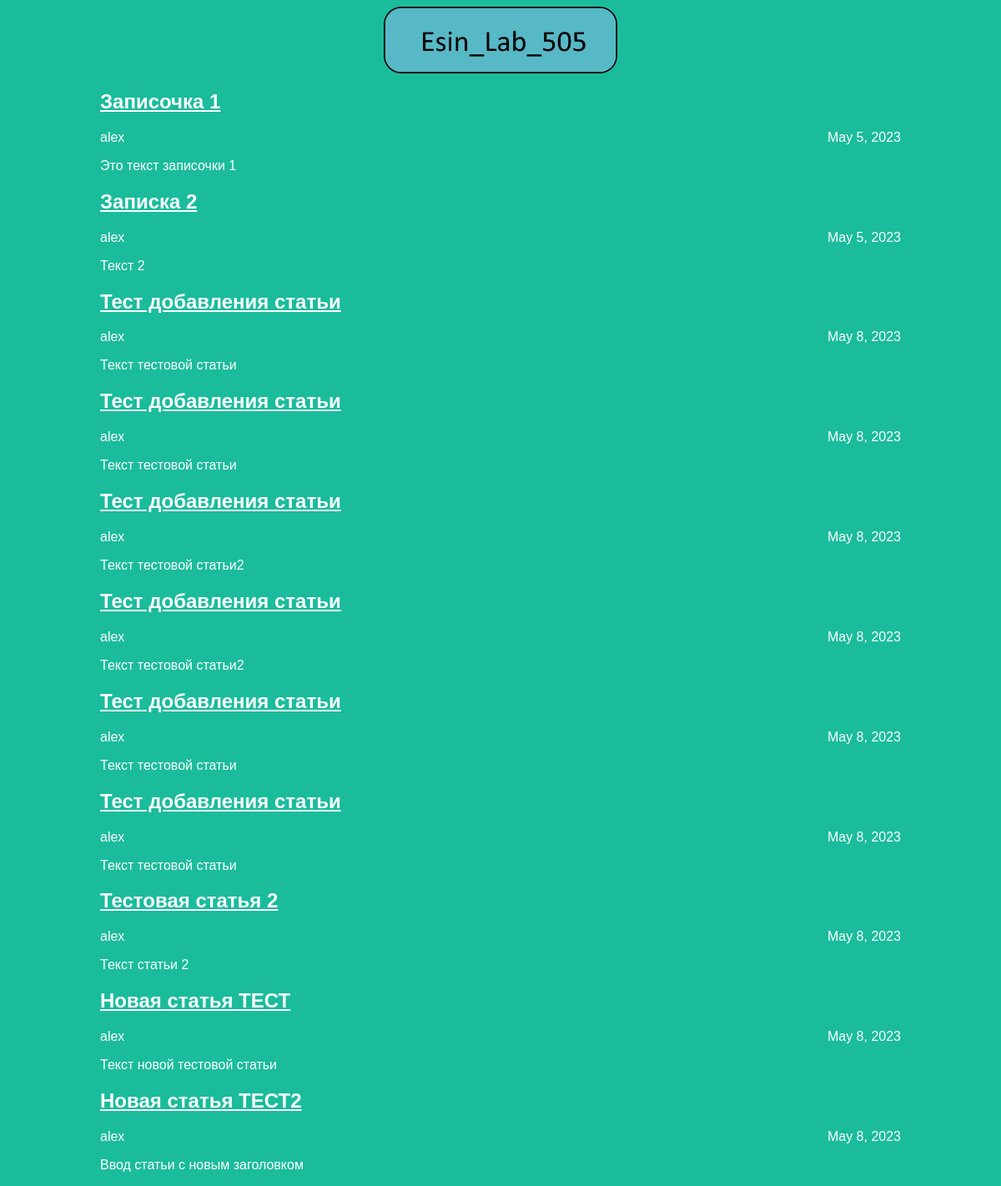
The page / on the database its author committed.
### articles/models.py (models this page shows, shortened)
class Article(models.Model):
    title = models.CharField(max_length=200)
    author = models.ForeignKey(User, on_delete=models.CASCADE)
    text = models.TextField()
    created_date = models.DateField(auto_now_add=True)
    def get_excerpt(self):
        return self.text[:140] + "..." if len(self.text) > 140 else self.text

### articles/views.py (the view)
# urls.py: path('', views.archive, name='Archive'),
def archive(request):
    return render(request, 'archive.html', {"posts": Article.objects.all()})

### articles/templates/archive.html (shortened to what this page needs)
<head>
	<link rel="stylesheet" href="{{ STATIC_URL }}/static/style.css">
</head>
<body>
	<div class="header">
		<img src="{{ STATIC_URL }}static/img/logo.png"/>
	</div>
	<div class="archive">
	{% for post in posts %}
		<div class="one-post">
			<a class="post-link" href="article/{{post.id}}"><h2 class="post-title">{{ post.title }}</h2></a>
			<div class="article-info">
				<div class="article-author">{{ post.author.username }}</div>
				<div class="article-created-date">{{ post.created_date }}</div>
			</div>
			<p class="article-text">{{ post.get_excerpt }}</p>
		</div>
	{% endfor %}
	</div>
</body>

### articles/static/style.css (style rules this page uses)
body { background: #1abc9c; font-family: Tahoma, Arial, sans-serif; color: #ffffff; }
a { color: white; }
.header img { display: block; height: 80px; width: auto; margin-left: auto; margin-right: auto; }
.archive { width: 960px; margin-left: auto; margin-right: auto; }
.article-author { width: 50%; float: left; }
.article-created-date { text-align: right; }

### rows shown on the page
Article: title "Записочка 1", author.username "alex", created_date "May 5, 2023", get_excerpt "Это текст записочки 1"
Article: title "Записка 2", author.username "alex", created_date "May 5, 2023", get_excerpt "Текст 2"
Article: title "Тест добавления статьи", author.username "alex", created_date "May 8, 2023", get_excerpt "Текст тестовой статьи"
Article: title "Тест добавления статьи", author.username "alex", created_date "May 8, 2023", get_excerpt "Текст тестовой статьи"
Article: title "Тест добавления статьи", author.username "alex", created_date "May 8, 2023", get_excerpt "Текст тестовой статьи2"
Article: title "Тест добавления статьи", author.username "alex", created_date "May 8, 2023", get_excerpt "Текст тестовой статьи2"
Article: title "Тест добавления статьи", author.username "alex", created_date "May 8, 2023", get_excerpt "Текст тестовой статьи"
Article: title "Тест добавления статьи", author.username "alex", created_date "May 8, 2023", get_excerpt "Текст тестовой статьи"
Article: title "Тестовая статья 2", author.username "alex", created_date "May 8, 2023", get_excerpt "Текст статьи 2"
Article: title "Новая статья ТЕСТ", author.username "alex", created_date "May 8, 2023", get_excerpt "Текст новой тестовой статьи"
Article: title "Новая статья ТЕСТ2", author.username "alex", created_date "May 8, 2023", get_excerpt "Ввод статьи с новым заголовком"
